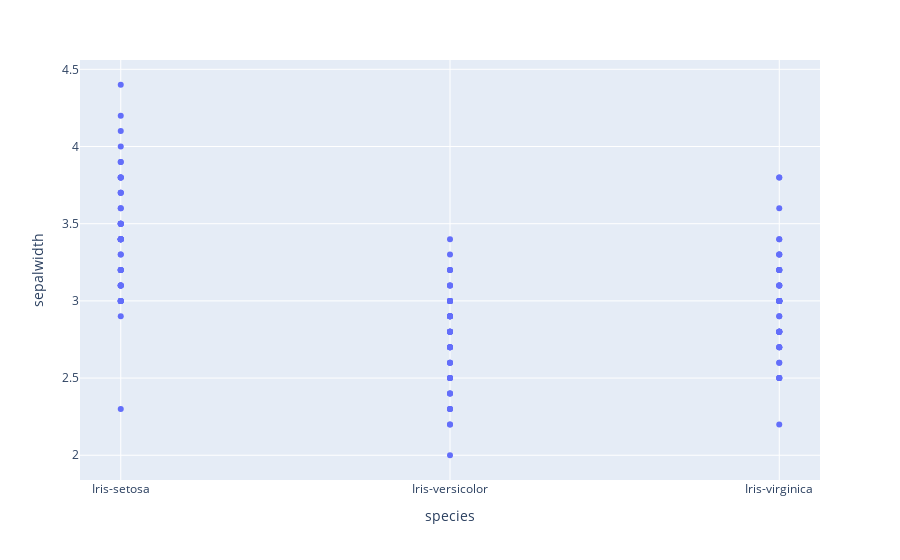

Notebook code for this chart:
### Code cell
px.scatter(data,'species','sepalwidth')

### Figure 1 — Plotly figure (JSON) as saved in the notebook; plotly's stock layout.template omitted (floating-point values rounded to 4 significant figures; data arrays with more than 128 entries replaced by an {"elided": "..."} marker saying what was removed)
{"data": [{"hovertemplate": "species=%{x}<br>sepalwidth=%{y}<extra></extra>", "legendgroup": "", "marker": {"color": "#636efa", "symbol": "circle"}, "mode": "markers", "name": "", "orientation": "v", "showlegend": false, "type": "scatter", "x": {"elided": "150 str values"}, "xaxis": "x", "y": {"elided": "150 float values"}, "yaxis": "y"}], "layout": {"legend": {"tracegroupgap": 0}, "margin": {"t": 60}, "xaxis": {"anchor": "y", "domain": [0, 1], "title": {"text": "species"}}, "yaxis": {"anchor": "x", "domain": [0, 1], "title": {"text": "sepalwidth"}}}}
